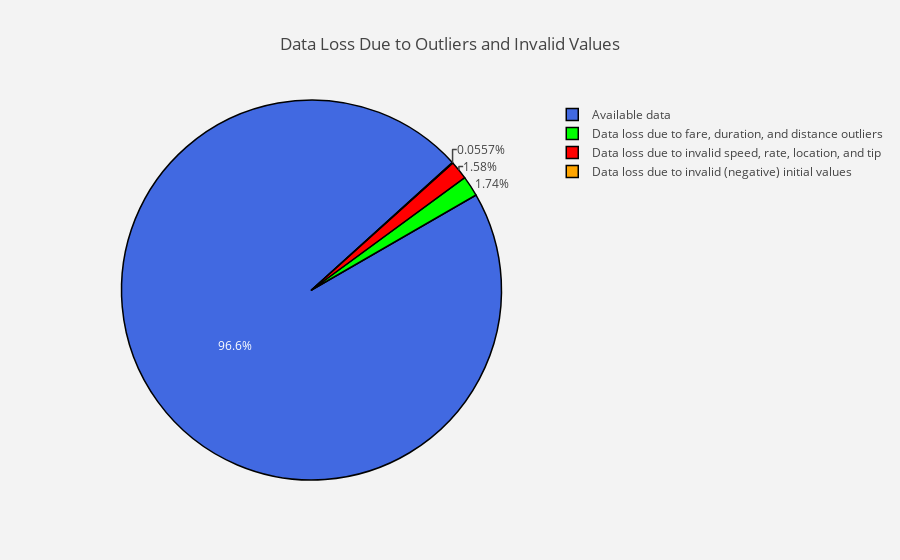

Here is the notebook cell this chart was saved with:
### Code cell
#review data loss
trace = go.Pie(values = [n,
                         m-n,
                         init_row-filtered_row,
                         filtered_row - m],
                         labels = ["Available data","Data loss due to invalid speed, rate, location, and tip" , "Data loss due to invalid (negative) initial values","Data loss due to fare, duration, and distance outliers"],
               marker = dict(colors =  [ 'royalblue','red' ,'orange','lime'],line = dict(color = "black",
                                                                          width =  1.5)),
               rotation  = 60,
               hoverinfo = "label+percent",
              )

layout = go.Layout(dict(title = "Data Loss Due to Outliers and Invalid Values",
                        plot_bgcolor  = "rgb(243,243,243)",
                        paper_bgcolor = "rgb(243,243,243)",
                       )
                  )

fig = go.Figure(data=[trace],layout=layout)
py.iplot(fig)

### Figure 1 — Plotly figure (JSON) as saved in the notebook; plotly's stock layout.template omitted (floating-point values rounded to 4 significant figures)
{"data": [{"hoverinfo": "label+percent", "labels": ["Available data", "Data loss due to invalid speed, rate, location, and tip", "Data loss due to invalid (negative) initial values", "Data loss due to fare, duration, and distance outliers"], "marker": {"colors": ["royalblue", "red", "orange", "lime"], "line": {"color": "black", "width": 1.5}}, "rotation": 60, "type": "pie", "values": [9330870, 152424, 5375, 168331]}], "layout": {"paper_bgcolor": "rgb(243,243,243)", "plot_bgcolor": "rgb(243,243,243)", "title": "Data Loss Due to Outliers and Invalid Values"}}
